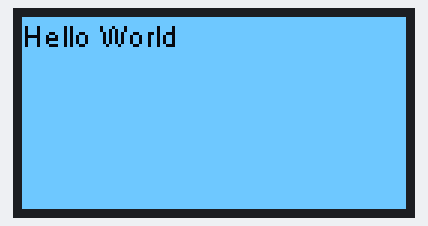
Simulated run of this sketch. Board: ESP32. On the bench: 128×64 one-colour display.

Above: at 0.1 s.
At 0.6 s:
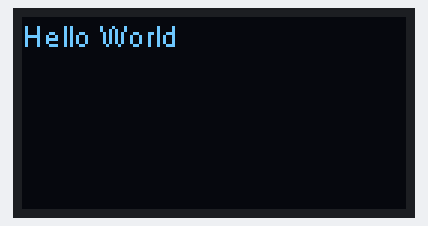

Measured:
- what the display in image 1 shows lasts 0.5 s, from 0.5 s to 1.0 s

The sketch:

oledtest.ino
```cpp
#include <Wire.h>
#include "SSD1306.h"

SSD1306 display(0x3c, 18, 19);

void setup() {
  display.init();
  display.drawString(0, 0, "Hello World");
  display.display();
}

bool d = true;
void loop() {
  // put your main code here, to run repeatedly:
  d ? display.invertDisplay() : display.normalDisplay();
  d = !d;
  delay(500);
}
```
